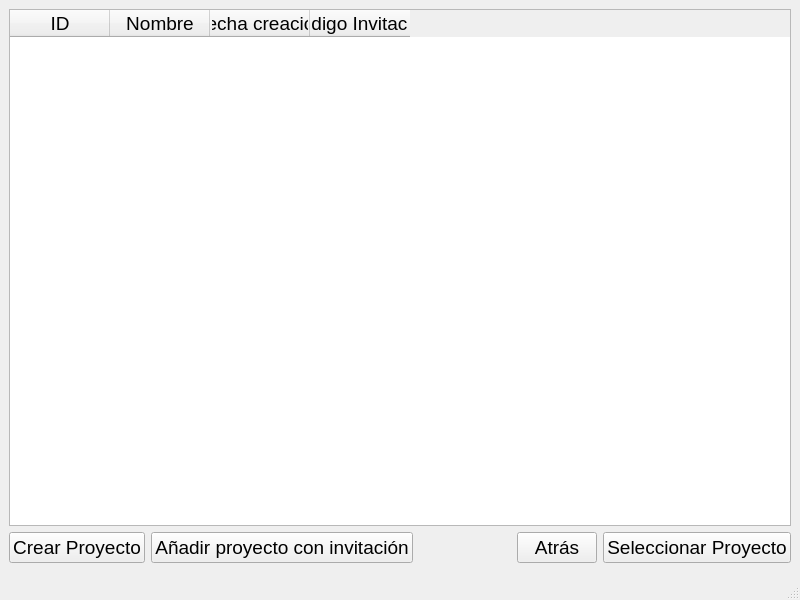
<?xml version="1.0" encoding="UTF-8"?>
<ui version="4.0">
    <class>MainWindow</class>
    <widget class="QMainWindow" name="MainWindow">
        <property name="geometry">
            <rect>
                <x>0</x>
                <y>0</y>
                <width>800</width>
                <height>600</height>
            </rect>
        </property>
        <property name="font">
            <font>
                <pointsize>14</pointsize>
            </font>
        </property>
        <property name="windowTitle">
            <string>Proyectos</string>
        </property>
        <widget class="QWidget" name="centralwidget">
            <layout class="QGridLayout" name="gridLayout">
                <item row="0" column="0">
                    <layout class="QVBoxLayout" name="verticalLayout">
                        <item>
                            <layout class="QVBoxLayout" name="verticalLayout_2">
                                <item>
                                    <widget class="QTableWidget" name="table_proyectos">
                                        <property name="enabled">
                                            <bool>true</bool>
                                        </property>
                                        <property name="font">
                                            <font>
                                                <pointsize>14</pointsize>
                                            </font>
                                        </property>
                                        <property name="editTriggers">
                                            <set>QAbstractItemView::NoEditTriggers</set>
                                        </property>
                                        <property name="alternatingRowColors">
                                            <bool>true</bool>
                                        </property>
                                        <property name="selectionMode">
                                            <enum>QAbstractItemView::SingleSelection</enum>
                                        </property>
                                        <property name="selectionBehavior">
                                            <enum>QAbstractItemView::SelectRows</enum>
                                        </property>
                                        <column>
                                            <property name="text">
                                                <string>ID</string>
                                            </property>
                                        </column>
                                        <column>
                                            <property name="text">
                                                <string>Nombre</string>
                                            </property>
                                        </column>
                                        <column>
                                            <property name="text">
                                                <string>Fecha creación</string>
                                            </property>
                                        </column>
                                        <column>
                                            <property name="text">
                                                <string>Código Invitación</string>
                                            </property>
                                        </column>
                                    </widget>
                                </item>
                            </layout>
                        </item>
                        <item>
                            <layout class="QHBoxLayout" name="horizontalLayout">
                                <item>
                                    <layout class="QVBoxLayout" name="verticalLayout_3">
                                        <item>
                                            <widget class="QPushButton" name="pushButton_Crear_proyecto">
                                                <property name="text">
                                                    <string>Crear Proyecto</string>
                                                </property>
                                            </widget>
                                        </item>
                                    </layout>
                                </item>
                                <item>
                                    <widget class="QPushButton" name="pushButton_invitation_project">
                                        <property name="text">
                                            <string>Añadir proyecto con invitación</string>
                                        </property>
                                    </widget>
                                </item>
                                <item>
                                    <spacer name="horizontalSpacer">
                                        <property name="orientation">
                                            <enum>Qt::Horizontal</enum>
                                        </property>
                                        <property name="sizeHint" stdset="0">
                                            <size>
                                                <width>40</width>
                                                <height>20</height>
                                            </size>
                                        </property>
                                    </spacer>
                                </item>
                                <item>
                                    <widget class="QPushButton" name="pushButton_back">
                                        <property name="text">
                                            <string>Atrás</string>
                                        </property>
                                    </widget>
                                </item>
                                <item>
                                    <layout class="QVBoxLayout" name="verticalLayout_4">
                                        <item>
                                            <widget class="QPushButton" name="pushButton_Seleccionar_Proyecto">
                                                <property name="text">
                                                    <string>Seleccionar Proyecto</string>
                                                </property>
                                            </widget>
                                        </item>
                                    </layout>
                                </item>
                            </layout>
                        </item>
                    </layout>
                </item>
            </layout>
        </widget>
        <widget class="QStatusBar" name="statusbar"/>
    </widget>
    <resources/>
    <connections/>
</ui>
